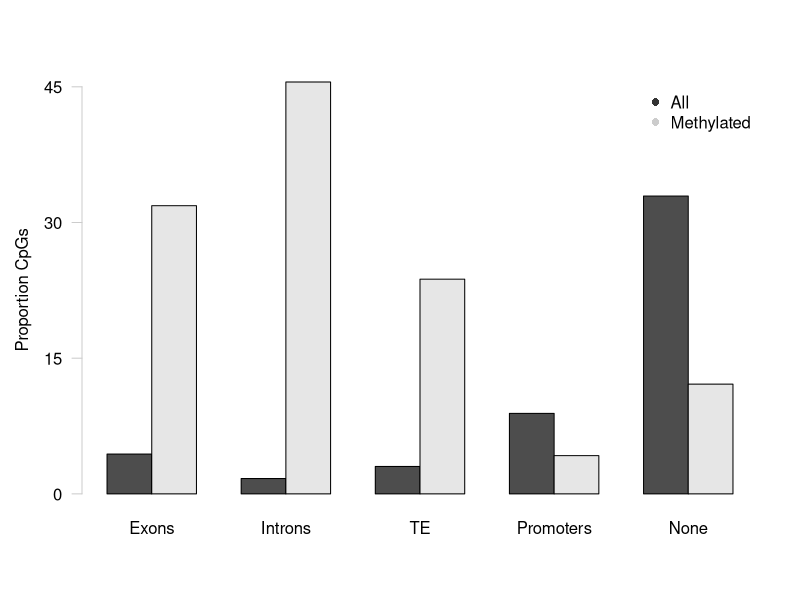
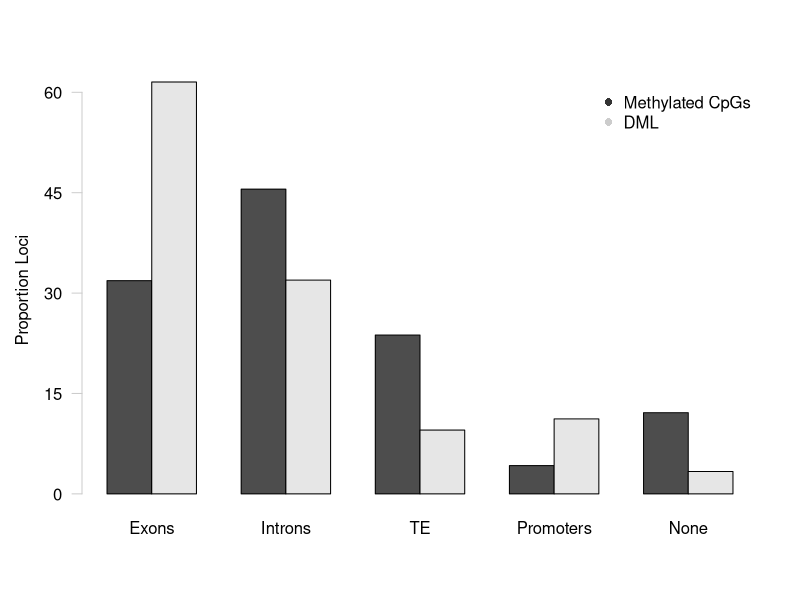

Here is the R script that generated these plots, in order:
## ---- chunk 1
knitr::opts_chunk$set(echo = TRUE)
## ---- chunk 2
sessionInfo()
## ---- chunk 3
overlapData <- read.csv("2019-01-15-Overlap-Proportions.csv", header = TRUE)
rownames(overlapData) <- overlapData$genomicFeature #Set genomic feature indication and rownames
overlapData <- overlapData[,-1] #Remove genomic feature indication column
head(overlapData) #Confirm import
## ---- chunk 4
totalVersusMethylated <- overlapData[, 1:2] #Subset data and transform for statistical testing
totalVersusMethylated <- totalVersusMethylated[-6, ] #Remove totalLines row
head(totalVersusMethylated) #Confirm changes
## ---- chunk 5
totalVersusMethylatedTest <- chisq.test(totalVersusMethylated) #Conduct a chi-squared test
totalVersusMethylatedTest #The distribution of methylated CpGs is significantly different from all CpGs in the C. virginica genome.
## ---- chunk 6
methylatedVersusDML <- overlapData[,2:3] #Subset data and transform for statistical testing
methylatedVersusDML <- methylatedVersusDML[-6,] #Remove totalLines row
head(methylatedVersusDML) #Confirm changes
## ---- chunk 7
methylatedVersusDMLTest <- chisq.test(methylatedVersusDML) #Conduct a chi-squared test
methylatedVersusDMLTest #The distribution of DML is significantly different from methylated CpGs.
## ---- chunk 8
head(overlapData)
## ---- chunk 9
proportionData <- overlapData #Copy overlap data as a new dataframe

#Divide each column of overlapData by respective totalLines entry. Multiply by 100 and and save the percentage in a new dataframe

for(i in 1:length(overlapData$totalCpG)) {
  proportionData$totalCpG[i] <- (overlapData$totalCpG[i]/overlapData$totalCpG[6])*100
}

for(i in 1:length(overlapData$methylatedCpG)) {
  proportionData$methylatedCpG[i] <- (overlapData$methylatedCpG[i]/overlapData$methylatedCpG[6])*100
}

for(i in 1:length(overlapData$DML)) {
  proportionData$DML[i] <- (overlapData$DML[i]/overlapData$DML[6])*100
}
## ---- chunk 10
proportionData <- proportionData[-6,] #Remove totalLines row
head(proportionData) #Confirm changes
## ---- chunk 11
totalVersusMethylatedProportions <- proportionData[,1:2] #Subset data
head(totalVersusMethylatedProportions) #Confirm subset
## ---- chunk 12
#pdf("2019-04-10-Total-Versus-Methylated-CpGs.pdf", height = 8.5, width = 11)
barplot(t(totalVersusMethylatedProportions), 
        beside = TRUE, 
        axes = FALSE, 
        names.arg = c("Exons", "Introns", "TE", "Promoters", "None")) #Create a grouped barplot (beside = TRUE) using a transposed version of the proportion data. Use axes = FALSE to remove the y-axis and names.arg to set labels on the x-axis.
axis(side = 2, at = seq(0, 45, by = 15), las = 2, col = "grey80")
mtext(side = 2, "Proportion CpGs", line = 2.5) #Add y-axis label
legend("topright", 
       legend = c("All", "Methylated"),
       pch = 16,
       col = c("grey20", "grey80"),
       bty = "n") #Place a legend in the top right of the figure with no box
#dev.off()
## ---- chunk 13
methylatedVersusDMLProportions <- proportionData[,2:3] #Subset data
head(methylatedVersusDMLProportions) #Confirm subset
## ---- chunk 14
#pdf("2019-04-10-Methylated-CpGs-Versus-DML.pdf", height = 8.5, width = 11)
barplot(t(methylatedVersusDMLProportions), 
        beside = TRUE, 
        axes = FALSE, 
        names.arg = c("Exons", "Introns", "TE", "Promoters", "None")) #Create a grouped barplot (beside = TRUE) using a transposed version of the proportion data. Use axes = FALSE to remove the y-axis and names.arg to set labels on the x-axis.
axis(side = 2, at = seq(0, 60, by = 15), las = 2, col = "grey80")
mtext(side = 2, "Proportion Loci", line = 2.5)
legend("topright", 
       legend = c("Methylated CpGs", "DML"),
       pch = 16,
       col = c("grey20", "grey80"),
       bty = "n") #Place a legend in the top right of the figure with no box
#dev.off()
